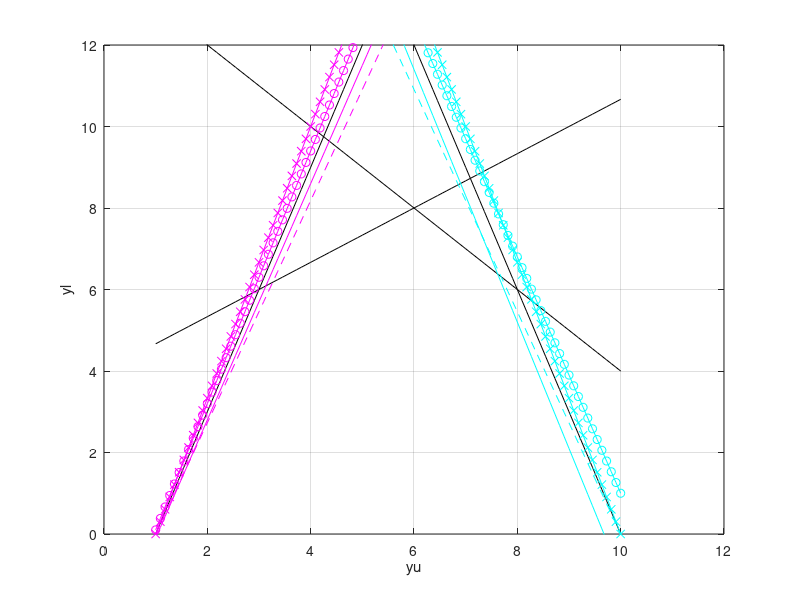

Write MATLAB code to recreate this figure.
A=[-2,3;1,1];
B=[-3,1;3,1]; %Lower level constraints
b=[-3;30]; %Lower level constraint RHS
d=[12;14];

P=0.1*[1,0;0,1]; %WHERE DO WE GET P? (a+Pxi)^Tx<=d, norm(xi,2)<=1
xi1=[1;0];
xi2=[0;1];
xi1n=[-1;0];
xi2n=[0;-1];

yu=linspace(1,10,100);
%yl=linspace(0,10,100);

figure()
plot(yu,-A(1,1)/A(1,2)*yu+d(1)/A(1,2),'k') % Upper level
hold on
grid on
xlabel('yu')
ylabel('yl')
plot(yu,-A(2,1)/A(2,2)*yu+d(2)/A(2,2),'k') % Upper level
plot(yu,-B(1,1)/B(1,2)*yu+b(1)/B(1,2),'k') % Lower level
plot(yu,-B(2,1)/B(2,2)*yu+b(2)/B(2,2),'k') % Lower level
xlim([0,12])
ylim([0,12])
%%
plot(yu,-(B(1,1)+P(1,:)*xi1)/(B(1,2)+P(2,:)*xi1)*yu+b(1)/(B(1,2)+P(2,:)*xi1),'-m')
plot(yu,-(B(2,1)+P(1,:)*xi1)/(B(2,2)+P(2,:)*xi1)*yu+b(2)/(B(2,2)+P(2,:)*xi1),'-c')

plot(yu,-(B(1,1)+P(1,:)*xi2)/(B(1,2)+P(2,:)*xi2)*yu+b(1)/(B(1,2)+P(2,:)*xi2),'--m')
plot(yu,-(B(2,1)+P(1,:)*xi2)/(B(2,2)+P(2,:)*xi2)*yu+b(2)/(B(2,2)+P(2,:)*xi2),'--c')

plot(yu,-(B(1,1)+P(1,:)*xi1n)/(B(1,2)+P(2,:)*xi1n)*yu+b(1)/(B(1,2)+P(2,:)*xi1n),'-mo')
plot(yu,-(B(2,1)+P(1,:)*xi1n)/(B(2,2)+P(2,:)*xi1n)*yu+b(2)/(B(2,2)+P(2,:)*xi1n),'-co')

plot(yu,-(B(1,1)+P(1,:)*xi2n)/(B(1,2)+P(2,:)*xi2n)*yu+b(1)/(B(1,2)+P(2,:)*xi2n),'-mx')
plot(yu,-(B(2,1)+P(1,:)*xi2n)/(B(2,2)+P(2,:)*xi2n)*yu+b(2)/(B(2,2)+P(2,:)*xi2n),'-cx')